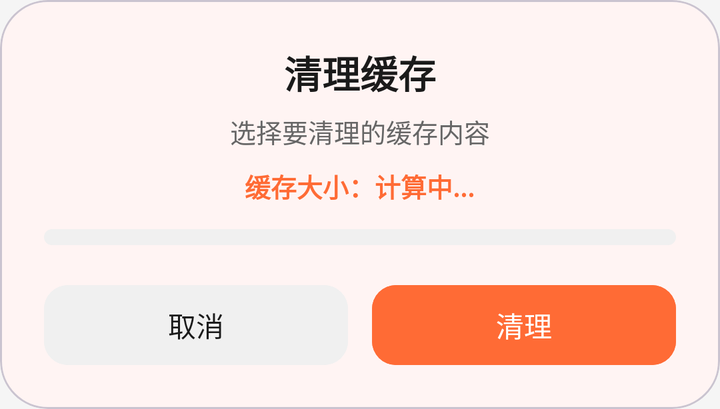
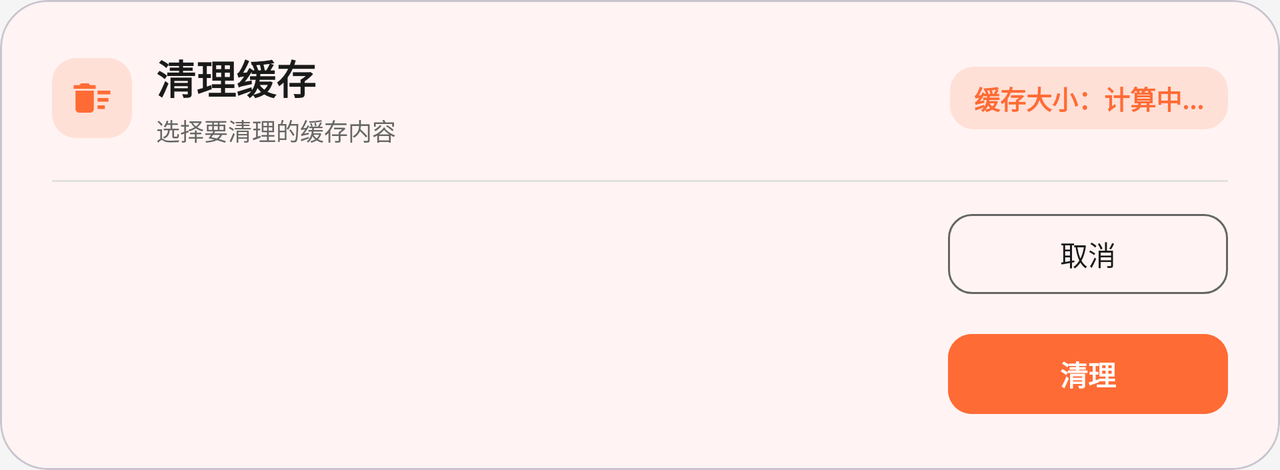

An Android layout and its configuration variant, each rendered on a device that would load it. The default file and the variant file are quoted in full after the pictures.
<!-- AndroidManifest.xml: application theme Theme.MyMovieStore -->
<!-- res/layout/dialog_clear_cache.xml -->
<?xml version="1.0" encoding="utf-8"?>
<com.google.android.material.card.MaterialCardView xmlns:android="http://schemas.android.com/apk/res/android"
    xmlns:app="http://schemas.android.com/apk/res-auto"
    android:layout_width="match_parent"
    android:layout_height="wrap_content"
    app:cardBackgroundColor="@color/dialog_background"
    app:cardCornerRadius="24dp"
    app:cardElevation="0dp">

    <LinearLayout
        android:layout_width="match_parent"
        android:layout_height="wrap_content"
        android:orientation="vertical"
        android:paddingStart="22dp"
        android:paddingEnd="22dp"
        android:paddingTop="22dp"
        android:paddingBottom="18dp">

        
        <TextView
            android:layout_width="wrap_content"
            android:layout_height="wrap_content"
            android:layout_gravity="center_horizontal"
            android:text="@string/clear_cache"
            android:textColor="@color/colorOnSurface"
            android:textSize="19sp"
            android:textStyle="bold" />

        
        <TextView
            android:layout_width="match_parent"
            android:layout_height="wrap_content"
            android:layout_marginTop="6dp"
            android:gravity="center"
            android:text="@string/clear_cache_subtitle"
            android:textColor="@color/colorOnSurfaceSecondary"
            android:textSize="13sp" />

        
        <TextView
            android:id="@+id/tvCacheSize"
            android:layout_width="wrap_content"
            android:layout_height="wrap_content"
            android:layout_gravity="center_horizontal"
            android:layout_marginTop="8dp"
            android:text="@string/cache_size_calculating"
            android:textColor="@color/colorPrimary"
            android:textSize="13sp"
            android:textStyle="bold" />

        
        <ScrollView
            android:id="@+id/scrollContent"
            android:layout_width="match_parent"
            android:layout_height="wrap_content"
            android:layout_marginTop="12dp"
            android:focusable="false"
            android:overScrollMode="never"
            android:scrollbars="none">

            <LinearLayout
                android:id="@+id/container"
                android:layout_width="match_parent"
                android:layout_height="wrap_content"
                android:background="@drawable/bg_card_rounded"
                android:orientation="vertical"
                android:paddingTop="4dp"
                android:paddingBottom="4dp" />

        </ScrollView>

        
        <LinearLayout
            android:layout_width="match_parent"
            android:layout_height="wrap_content"
            android:layout_marginTop="16dp"
            android:orientation="horizontal">

            <com.google.android.material.button.MaterialButton
                android:id="@+id/btnCancel"
                android:layout_width="0dp"
                android:layout_height="48dp"
                android:layout_weight="1"
                android:layout_marginEnd="6dp"
                android:text="@string/cancel"
                android:textColor="@color/colorOnSurface"
                android:backgroundTint="@color/chip_background"
                app:cornerRadius="12dp" />

            <com.google.android.material.button.MaterialButton
                android:id="@+id/btnConfirm"
                android:layout_width="0dp"
                android:layout_height="48dp"
                android:layout_weight="1"
                android:layout_marginStart="6dp"
                android:text="@string/clear_action"
                android:textColor="@color/colorOnPrimary"
                android:backgroundTint="@color/colorPrimary"
                app:cornerRadius="12dp" />

        </LinearLayout>

    </LinearLayout>

</com.google.android.material.card.MaterialCardView>
<!-- resources referenced by this layout -->
<resources>
  <color name="chip_background">#F0F0F0</color>
  <color name="colorOnPrimary">#FFFFFF</color>
  <color name="colorOnSurface">#1A1A1A</color>
  <color name="colorOnSurfaceSecondary">#666666</color>
  <color name="colorPrimary">#FF6B35</color>
  <color name="dialog_background">#FFF4F3</color>
  <!-- drawable bg_card_rounded (drawable) -->
  <?xml version="1.0" encoding="utf-8"?>
  <shape xmlns:android="http://schemas.android.com/apk/res/android">
      <corners android:radius="14dp" />
      <solid android:color="@color/colorSurfaceHighlight" />
  </shape>
  <string name="cache_size_calculating">缓存大小：计算中...</string>
  <string name="cancel">取消</string>
  <string name="clear_action">清理</string>
  <string name="clear_cache">清理缓存</string>
  <string name="clear_cache_subtitle">选择要清理的缓存内容</string>
  <style name="Theme.MyMovieStore" parent="Base.Theme.MyMovieStore" />
  <color name="colorSurfaceHighlight">#F0F0F0</color>
  <style name="Base.Theme.MyMovieStore" parent="ThemeMyMovieStoreCore">
          <item name="android:windowLightStatusBar">true</item>
      </style>
  <style name="ThemeMyMovieStoreCore" parent="Theme.Material3.DayNight.NoActionBar">
          
          <item name="colorPrimary">@color/colorPrimary</item>
          <item name="colorPrimaryVariant">@color/colorPrimaryDark</item>
          <item name="colorOnPrimary">@color/white</item>
          <item name="colorSecondary">@color/colorAccent</item>
          <item name="colorOnSecondary">@color/white</item>
  
          
          <item name="android:windowBackground">@color/colorBackground</item>
          <item name="colorSurface">@color/colorSurface</item>
          <item name="colorOnSurface">@color/colorOnSurface</item>
  
          
          <item name="android:textColorPrimary">@color/colorOnSurface</item>
          <item name="android:textColorSecondary">@color/colorOnSurfaceSecondary</item>
  
          
          <item name="colorError">@color/colorError</item>
          <item name="colorOnError">@color/white</item>
  
          
          <item name="android:statusBarColor">@android:color/transparent</item>
          <item name="android:navigationBarColor">@color/colorSurface</item>
  
          
          <item name="colorControlHighlight">@color/colorRipple</item>
      </style>
  <color name="colorPrimaryDark">#E55A20</color>
  <color name="white">#FFFFFFFF</color>
  <color name="colorAccent">#FF6B35</color>
  <color name="colorBackground">#F5F5F5</color>
  <color name="colorSurface">#FFFFFF</color>
  <color name="colorError">#EF5350</color>
  <color name="colorRipple">#1F000000</color>
</resources>
<!-- res/layout-land/dialog_clear_cache.xml (the repository's variant of the layout above) -->
<!-- drawn on the phone turned sideways -->
<?xml version="1.0" encoding="utf-8"?>
<com.google.android.material.card.MaterialCardView xmlns:android="http://schemas.android.com/apk/res/android"
    xmlns:app="http://schemas.android.com/apk/res-auto"
    android:layout_width="match_parent"
    android:layout_height="wrap_content"
    app:cardBackgroundColor="@color/dialog_background"
    app:cardCornerRadius="24dp"
    app:cardElevation="0dp">

    <LinearLayout
        android:layout_width="match_parent"
        android:layout_height="wrap_content"
        android:orientation="vertical"
        android:paddingStart="26dp"
        android:paddingEnd="26dp"
        android:paddingTop="24dp"
        android:paddingBottom="24dp">

        
        <LinearLayout
            android:layout_width="match_parent"
            android:layout_height="wrap_content"
            android:gravity="center_vertical"
            android:orientation="horizontal">

            <ImageView
                android:layout_width="40dp"
                android:layout_height="40dp"
                android:background="@drawable/bg_icon_chip"
                android:padding="9dp"
                android:src="@drawable/ic_clear_cache"
                app:tint="@color/colorPrimary" />

            <LinearLayout
                android:layout_width="0dp"
                android:layout_height="wrap_content"
                android:layout_marginStart="12dp"
                android:layout_weight="1"
                android:orientation="vertical">

                <TextView
                    android:layout_width="wrap_content"
                    android:layout_height="wrap_content"
                    android:text="@string/clear_cache"
                    android:textColor="@color/colorOnSurface"
                    android:textSize="20sp"
                    android:textStyle="bold" />

                <TextView
                    android:layout_width="match_parent"
                    android:layout_height="wrap_content"
                    android:layout_marginTop="3dp"
                    android:text="@string/clear_cache_subtitle"
                    android:textColor="@color/colorOnSurfaceSecondary"
                    android:textSize="12sp" />
            </LinearLayout>

            <TextView
                android:id="@+id/tvCacheSize"
                android:layout_width="wrap_content"
                android:layout_height="wrap_content"
                android:layout_marginStart="12dp"
                android:background="@drawable/bg_icon_chip"
                android:paddingStart="12dp"
                android:paddingTop="6dp"
                android:paddingEnd="12dp"
                android:paddingBottom="6dp"
                android:text="@string/cache_size_calculating"
                android:textColor="@color/colorPrimary"
                android:textSize="13sp"
                android:textStyle="bold" />
        </LinearLayout>

        <View
            android:layout_width="match_parent"
            android:layout_height="1dp"
            android:layout_marginTop="16dp"
            android:background="@color/divider" />

        
        <LinearLayout
            android:layout_width="match_parent"
            android:layout_height="wrap_content"
            android:layout_marginTop="12dp"
            android:orientation="horizontal">

            
            <ScrollView
                android:id="@+id/scrollContent"
                android:layout_width="0dp"
                android:layout_height="wrap_content"
                android:layout_weight="1"
                android:clipToPadding="false"
                android:focusable="false"
                android:overScrollMode="never"
                android:scrollbars="none">

                <LinearLayout
                    android:id="@+id/container"
                    android:layout_width="match_parent"
                    android:layout_height="wrap_content"
                    android:orientation="vertical"
                    android:paddingBottom="2dp" />

            </ScrollView>

            
            <LinearLayout
                android:layout_width="140dp"
                android:layout_height="wrap_content"
                android:layout_marginStart="20dp"
                android:orientation="vertical">

                <com.google.android.material.button.MaterialButton
                    android:id="@+id/btnCancel"
                    android:layout_width="match_parent"
                    android:layout_height="48dp"
                    android:nextFocusDown="@id/btnConfirm"
                    android:text="@string/cancel"
                    android:textColor="@color/colorOnSurface"
                    app:backgroundTint="@android:color/transparent"
                    app:cornerRadius="12dp"
                    app:strokeColor="@color/colorOnSurfaceSecondary"
                    app:strokeWidth="1dp" />

                <com.google.android.material.button.MaterialButton
                    android:id="@+id/btnConfirm"
                    android:layout_width="match_parent"
                    android:layout_height="48dp"
                    android:layout_marginTop="12dp"
                    android:nextFocusUp="@id/btnCancel"
                    android:backgroundTint="@color/colorPrimary"
                    android:text="@string/clear_action"
                    android:textColor="@color/colorOnPrimary"
                    android:textStyle="bold"
                    app:cornerRadius="12dp" />

            </LinearLayout>

        </LinearLayout>

    </LinearLayout>

</com.google.android.material.card.MaterialCardView>
<!-- resources referenced by the variant -->
<!-- as the phone turned sideways resolves them -->
<resources>
  <color name="colorOnPrimary">#FFFFFF</color>
  <color name="colorOnSurface">#1A1A1A</color>
  <color name="colorOnSurfaceSecondary">#666666</color>
  <color name="colorPrimary">#FF6B35</color>
  <color name="dialog_background">#FFF4F3</color>
  <color name="divider">#E0E0E0</color>
  <!-- drawable bg_icon_chip (drawable) -->
  <?xml version="1.0" encoding="utf-8"?>
  <shape xmlns:android="http://schemas.android.com/apk/res/android">
      <solid android:color="#26FF6B35" />
      <corners android:radius="12dp" />
  </shape>
  <!-- drawable ic_clear_cache (drawable) -->
  <vector xmlns:android="http://schemas.android.com/apk/res/android"
      android:width="24dp"
      android:height="24dp"
      android:viewportWidth="24"
      android:viewportHeight="24">
      <path
          android:fillColor="#FF000000"
          android:pathData="M15,16h4v2h-4zM15,8h7v2h-7zM15,12h6v2h-6zM3,18c0,1.1 0.9,2 2,2h6c1.1,0 2,-0.9 2,-2V8H3v10zM14,5h-3l-1,-1H6L5,5H2v2h12V5z" />
  </vector>
  <string name="cache_size_calculating">缓存大小：计算中...</string>
  <string name="cancel">取消</string>
  <string name="clear_action">清理</string>
  <string name="clear_cache">清理缓存</string>
  <string name="clear_cache_subtitle">选择要清理的缓存内容</string>
  <style name="Theme.MyMovieStore" parent="Base.Theme.MyMovieStore" />
  <style name="Base.Theme.MyMovieStore" parent="ThemeMyMovieStoreCore">
          <item name="android:windowLightStatusBar">true</item>
      </style>
  <style name="ThemeMyMovieStoreCore" parent="Theme.Material3.DayNight.NoActionBar">
          
          <item name="colorPrimary">@color/colorPrimary</item>
          <item name="colorPrimaryVariant">@color/colorPrimaryDark</item>
          <item name="colorOnPrimary">@color/white</item>
          <item name="colorSecondary">@color/colorAccent</item>
          <item name="colorOnSecondary">@color/white</item>
  
          
          <item name="android:windowBackground">@color/colorBackground</item>
          <item name="colorSurface">@color/colorSurface</item>
          <item name="colorOnSurface">@color/colorOnSurface</item>
  
          
          <item name="android:textColorPrimary">@color/colorOnSurface</item>
          <item name="android:textColorSecondary">@color/colorOnSurfaceSecondary</item>
  
          
          <item name="colorError">@color/colorError</item>
          <item name="colorOnError">@color/white</item>
  
          
          <item name="android:statusBarColor">@android:color/transparent</item>
          <item name="android:navigationBarColor">@color/colorSurface</item>
  
          
          <item name="colorControlHighlight">@color/colorRipple</item>
      </style>
  <color name="colorPrimaryDark">#E55A20</color>
  <color name="white">#FFFFFFFF</color>
  <color name="colorAccent">#FF6B35</color>
  <color name="colorBackground">#F5F5F5</color>
  <color name="colorSurface">#FFFFFF</color>
  <color name="colorError">#EF5350</color>
  <color name="colorRipple">#1F000000</color>
</resources>
